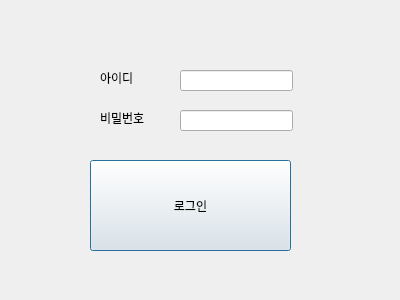
<?xml version="1.0" encoding="UTF-8"?>
<ui version="4.0">
 <class>Dialog</class>
 <widget class="QDialog" name="Dialog">
  <property name="geometry">
   <rect>
    <x>0</x>
    <y>0</y>
    <width>400</width>
    <height>300</height>
   </rect>
  </property>
  <property name="windowTitle">
   <string>Dialog</string>
  </property>
  <widget class="QLabel" name="label">
   <property name="geometry">
    <rect>
     <x>100</x>
     <y>70</y>
     <width>64</width>
     <height>15</height>
    </rect>
   </property>
   <property name="text">
    <string>아이디</string>
   </property>
  </widget>
  <widget class="QLineEdit" name="id">
   <property name="geometry">
    <rect>
     <x>180</x>
     <y>70</y>
     <width>113</width>
     <height>21</height>
    </rect>
   </property>
  </widget>
  <widget class="QLabel" name="label_2">
   <property name="geometry">
    <rect>
     <x>100</x>
     <y>110</y>
     <width>64</width>
     <height>15</height>
    </rect>
   </property>
   <property name="text">
    <string>비밀번호</string>
   </property>
  </widget>
  <widget class="QLineEdit" name="pw">
   <property name="geometry">
    <rect>
     <x>180</x>
     <y>110</y>
     <width>113</width>
     <height>21</height>
    </rect>
   </property>
  </widget>
  <widget class="QPushButton" name="login_btn">
   <property name="geometry">
    <rect>
     <x>90</x>
     <y>160</y>
     <width>201</width>
     <height>91</height>
    </rect>
   </property>
   <property name="text">
    <string>로그인</string>
   </property>
  </widget>
 </widget>
 <resources/>
 <connections/>
</ui>
